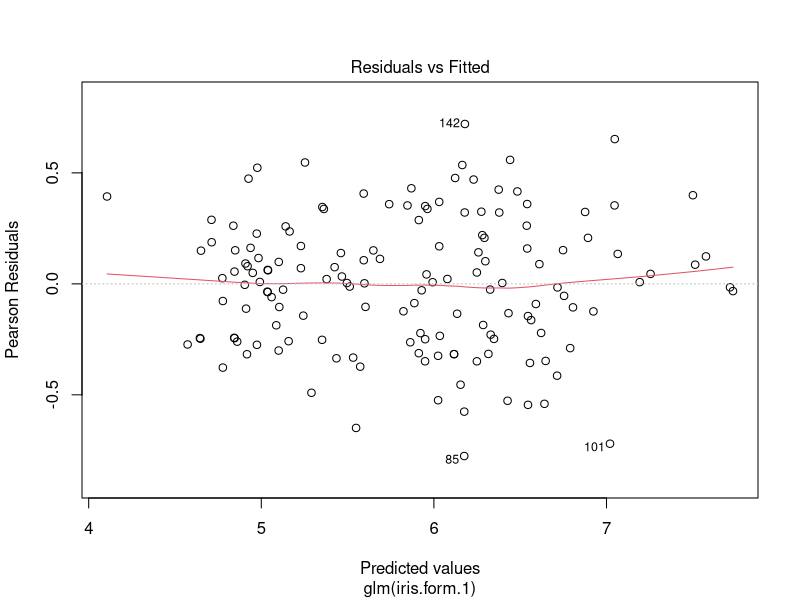
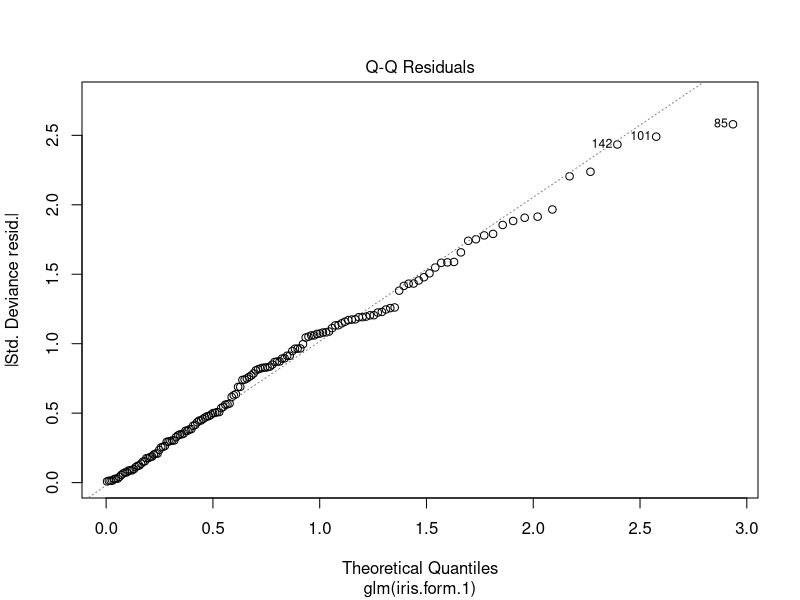
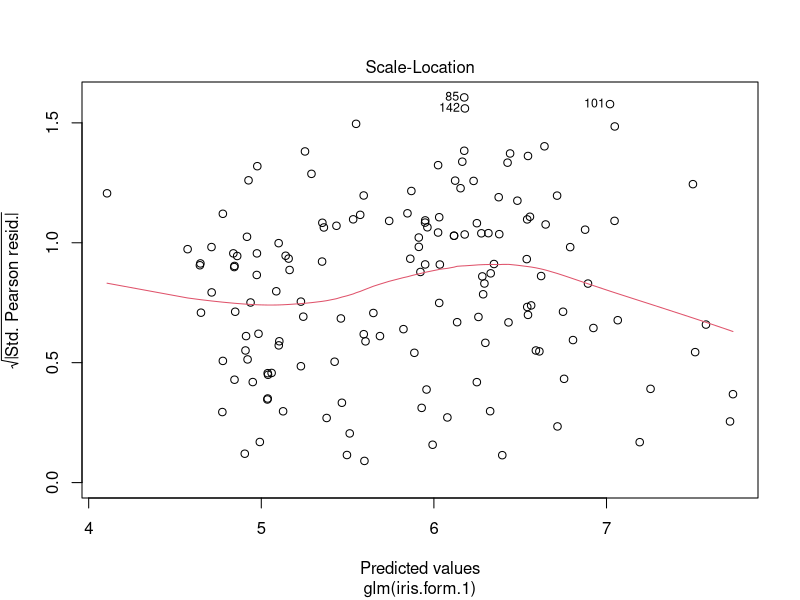
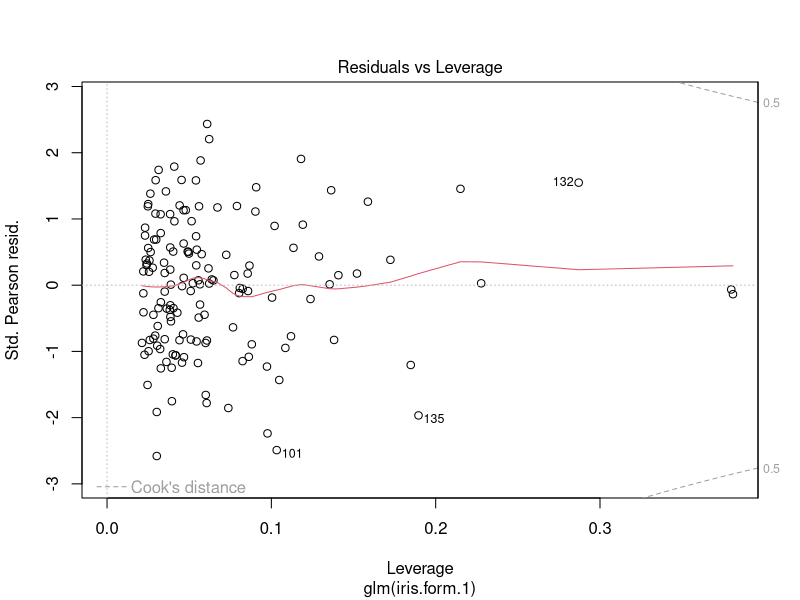

Generate these figures, in order, with R:
iris.form.1 <- formula(Sepal.Length~Sepal.Width*Petal.Length*Petal.Width + as.factor(Species));
iris.mod.1 <- glm(iris.form.1,data=iris); 
summary(iris.mod.1)

iris$Species <- relevel(as.factor(iris$Species),ref='versicolor')
iris.mod.1.ref2 <- glm(iris.form.1,data=iris);

iris$PW.O <- cut(iris$Petal.Width,3)
iris.ordinal.form <- formula(Petal.Length ~ ordered(PW.O), 
                             levels = c('(0.0976,0.9]',
'(0.9,1.7]', 
'(1.7,2.5]'));
iris.ordinal.mod <- glm(iris.ordinal.form,data=iris);
summary(iris.ordinal.mod);

iris.form.1 <- formula(Sepal.Length~Sepal.Width*Petal.Length*Petal.Width+Species);
iris.mod.1 <- glm(iris.form.1,data=iris); 
plot(iris.mod.1);

f.p <- formula(Sepal.Length ~ Sepal.Width+Petal.Length+Petal.Width);
iris.pmod <- glm(f.p,data=iris); 
predict(iris.pmod,data.frame(Sepal.Width=1,
                             Petal.Length=2,
                             Petal.Width=3))


f.p <- formula(Sepal.Length ~ Sepal.Width+Petal.Length+Petal.Width);
iris.pmod <- glm(f.p,data=iris);

coef(iris.pmod)
c(AIC(iris.pmod),BIC(iris.pmod),deviance(iris.pmod),logLik(iris.pmod))

confint(iris.pmod)
vcov(iris.pmod)


f.p <- formula(Sepal.Length ~ Sepal.Width+Petal.Length+Petal.Width);
iris.pmod <- glm(f.p,data=iris); 
iris.pmod.estim <- coefficients(summary(iris.pmod))[,1];
iris.pmod.pvals <- coefficients(summary(iris.pmod))[,4];
iris.pmod.pvals.adj <- p.adjust(iris.pmod.pvals,method = 'bonferroni');
cbind(iris.pmod.estim,iris.pmod.pvals,iris.pmod.pvals.adj);


